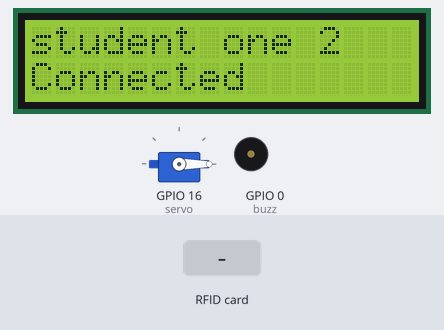
Bench run of a sketch on a simulated ESP8266 (NodeMCU). On the bench: 16×2 character LCD, servo, buzzer (waves = sounding, pin HIGH). Inputs (shaded band) come from the test bench. WiFi joins after 1.5 s; servers stay silent unless stated; what the sketch prints to the serial monitor is not drawn.

Above: at 5.7 s.
5.8 s: RFID card 5E 7A 19 C4 held to the reader
At 7.6 s:
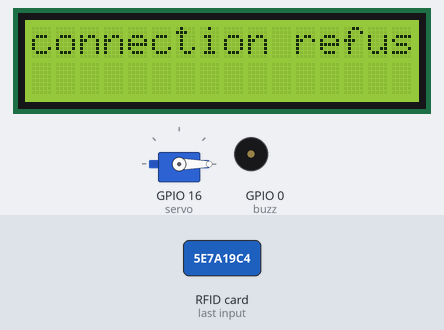
At 9.0 s:
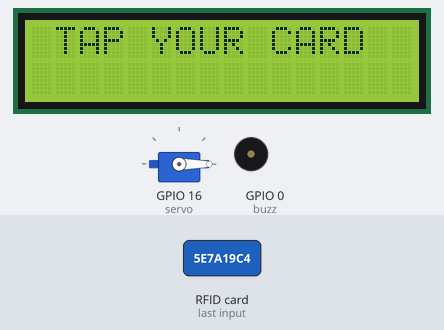
Timing chart, 0 to 10.5 s (numbered marks = the images above; inputs shaded):
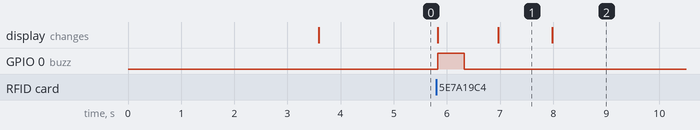

Measured:
- after the input at 5.8 s, GPIO 0 (buzz): LOW → HIGH at once, → LOW 0.50 s later; the display: first changes at once (image 1 shows a later state)
- what the display in image 1 shows lasts 1.0 s, from 7.0 s to 8.0 s

The sketch:

readMifare.ino
```cpp
#include <Adafruit_PN532.h>
#include "Wire.h"
#include <ESP8266WiFi.h>
#include <WiFiClient.h>
#include <ESP8266HTTPClient.h>
#include <Servo.h>
#include <string.h>
#include <LiquidCrystal_I2C.h>

#define SCK  (14)
#define MOSI (13)
#define SS   (2)
#define MISO (12)
Adafruit_PN532 nfc(SCK, MISO, MOSI, SS);

const char *ssid = "student one 2";  //ENTER YOUR WIFI SETTINGS
const char *password = "sto3ns22";

const char *fingerprint = "3983389be45e7ee3a78c2c997e31e17ba3626d07";
String deviceId = "5e20254aec957600011abb0d";
String apiUrl = "https://api.solusinegeri.com/search/attendance/" + deviceId + "/";

int lcdColumns = 16;
int lcdRows = 2;
LiquidCrystal_I2C lcd(0x27, lcdColumns, lcdRows);
Servo servo;
const int buzz = 0;

void setup(void) {
  Serial.begin(9600);
  delay(1000);
  nfc.begin();
  nfc.SAMConfig();
  WiFi.mode(WIFI_OFF);
  delay(1000);
  WiFi.mode(WIFI_STA);
  WiFi.begin(ssid, password);
  Serial.print("Connecting to ");
  Serial.println(ssid);
  // Wait for connection
  while (WiFi.status() != WL_CONNECTED) {
    delay(500);
    Serial.print(".");
  }

  Serial.println("");
  Serial.println("Connected");
  Serial.print("IP address: ");
  Serial.println(WiFi.localIP());  //IP address assigned to your ESP

  lcd.init();// initialize LCD
  lcd.backlight();  // turn on LCD backlight
  lcd.clear();
  lcd.setCursor(0, 0); // lcd cursor one
  lcd.print(ssid);
  lcd.setCursor(0, 1); // lcd cursor one
  lcd.print("Connected");
  servo.attach(16); //D0
  servo.write(0);
  pinMode(buzz, OUTPUT);
  delay(1000);
}

void loop(void) {
  uint8_t success;
  uint8_t uid[] = { 0, 0, 0, 0, 0, 0, 0 };  // Buffer to store the returned UID
  uint8_t uidLength;                        // Length of the UID (4 or 7 bytes depending on ISO14443A card type)
  success = nfc.readPassiveTargetID(PN532_MIFARE_ISO14443A, uid, &uidLength);
  String CardID = "";
  String Link = "";
  if (success) {
    unsigned int hex_num;
    hex_num =  uid[3] << 24;
    hex_num += uid[2] << 16;
    hex_num += uid[1] <<  8;
    hex_num += uid[0];
    CardID = String(hex_num);
    if(CardID.length()==9){
      CardID = '0'+CardID;
    }
    Serial.println(CardID);     //Print Card ID
    lcd.clear();
    lcd.setCursor(0, 0); // lcd cursor one
    lcd.print(CardID);
    lcd.setCursor(0, 1);
    lcd.print("Checking...");
    digitalWrite(buzz, HIGH);
    delay(500);        // ...for 1 sec
    digitalWrite(buzz, LOW);
    delay(200);        // ...for 1sec
    HTTPClient http;    //Declare object of class HTTPClient
    http.setTimeout(6000);
    Link =  apiUrl + CardID;
    Serial.println(Link);
    http.begin(Link, fingerprint);
    int httpCode = http.GET();
    delay(200);
    if (httpCode > 0) {
      String payload = http.getString();    //Get the response payload
      Serial.println(payload);
      String valid = payload.substring(0, 2);
      //  Serial.println("response: " + payload);    //Print request response payload
      Serial.println("response: " + valid);

      if (valid == "OK") {
        String userName = payload.substring(3, 19);
        String userBalance = payload.substring(20, 36);
        Serial.println(userName);
        Serial.println(userBalance);

        lcd.clear();
        lcd.setCursor(0, 0); // lcd cursor one
        lcd.print(userName);
        lcd.setCursor(0, 1);
        lcd.print(userBalance);

        servo.write(60); //servo
        delay(2000);
        servo.write(0);

      }
      else if (valid == "NO") {
        String message = payload.substring(3, 19);
        Serial.println(message);
        lcd.clear();
        lcd.setCursor(0, 0); // lcd cursor one
        lcd.print(message);
        delay(2000);
      }
      else {
        lcd.clear();
        lcd.print("error...");
      }
    } else {
      Serial.println(http.errorToString(httpCode).c_str());
      lcd.clear();
      lcd.setCursor(0, 0); // lcd cursor one
      lcd.print(http.errorToString(httpCode).c_str());
    }
    http.end();
    delay(1000);
    lcd.clear();
    lcd.setCursor(0, 0);
    lcd.print(" TAP YOUR CARD ");

  } else {
    delay(2000);
    lcd.clear();
    lcd.setCursor(0, 0);
    lcd.print(" TAP YOUR CARD ");
  }
  delay(700);
}
```
